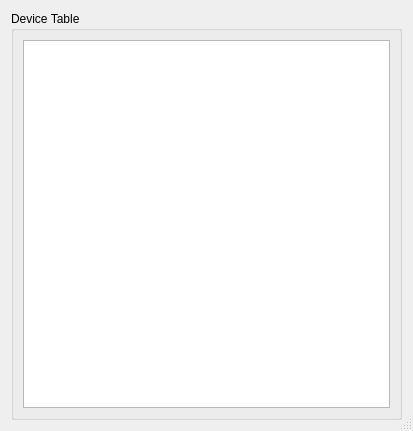
<?xml version="1.0" encoding="UTF-8"?>
<ui version="4.0">
 <class>DeviceTableDialog</class>
 <widget class="QDialog" name="DeviceTableDialog">
  <property name="geometry">
   <rect>
    <x>0</x>
    <y>0</y>
    <width>413</width>
    <height>431</height>
   </rect>
  </property>
  <property name="minimumSize">
   <size>
    <width>250</width>
    <height>250</height>
   </size>
  </property>
  <property name="windowTitle">
   <string>Device Table</string>
  </property>
  <property name="sizeGripEnabled">
   <bool>true</bool>
  </property>
  <property name="modal">
   <bool>true</bool>
  </property>
  <layout class="QGridLayout" name="gridLayout_2">
   <item row="0" column="0">
    <widget class="QGroupBox" name="DeviceTableGroupBox">
     <property name="sizePolicy">
      <sizepolicy hsizetype="Expanding" vsizetype="Expanding">
       <horstretch>1</horstretch>
       <verstretch>1</verstretch>
      </sizepolicy>
     </property>
     <property name="toolTip">
      <string extracomment="Device Table"/>
     </property>
     <property name="title">
      <string>Device Table</string>
     </property>
     <layout class="QGridLayout" name="gridLayout" rowstretch="0" columnstretch="0">
      <property name="verticalSpacing">
       <number>6</number>
      </property>
      <item row="0" column="0">
       <widget class="QTableView" name="DeviceTableView">
        <property name="sizePolicy">
         <sizepolicy hsizetype="Expanding" vsizetype="Expanding">
          <horstretch>1</horstretch>
          <verstretch>1</verstretch>
         </sizepolicy>
        </property>
        <property name="minimumSize">
         <size>
          <width>250</width>
          <height>250</height>
         </size>
        </property>
       </widget>
      </item>
     </layout>
    </widget>
   </item>
  </layout>
 </widget>
 <resources/>
 <connections/>
</ui>
